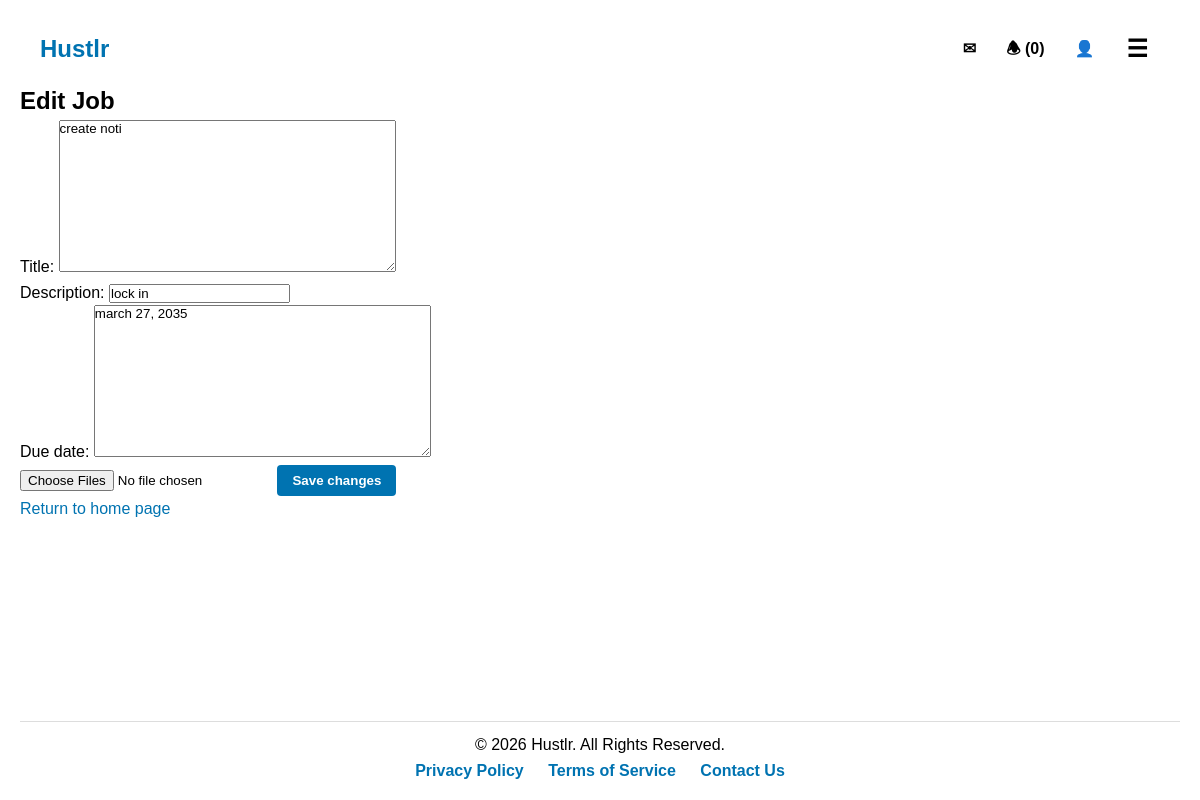
Page /job/26/edit/ (signed in) on the committed database.
### users/models.py (models this page shows, shortened)
class JobListing(models.Model):
    job_status = [
        ('OPEN', 'open'),
        ('PENDING', 'pending'),
        ('COMPLETED', 'completed'),
        ('CANCELLED', 'cancelled'),
    ]
    job_category = [
        ('landscaping','Landscaping'),
        ('cleaning','Cleaning'),
        ('garbage_removal','Garbage Removal'),
        ('automotive','Automotive'),
        ('handyman','Handyman'),
        ('other','Other'),
    ]
    category = models.CharField(max_length=50, choices=job_category, default='other')
    profile = models.ForeignKey(Profile, on_delete=models.CASCADE)
    price = models.FloatField(blank=False, default=0.0)
    title = models.TextField(max_length=20)
    description = models.CharField(max_length=800, blank=False)
    date = models.DateTimeField(auto_now_add=True)
    status = models.CharField(max_length=10, choices=job_status, default='open')
    due_date = models.TextField(max_length=20, blank=True, null=True)

### job_board/views.py (the view)
# urls.py: path('job/<int:job_id>/edit/', views.job_edit, name='job_edit'),
@login_required
def job_edit(request, job_id):
    job = get_object_or_404(JobListing, id=job_id)
    if job.profile != request.user.profile:
        return redirect('job_details')
    if request.method == 'POST':
        form = JobDetailsForm(request.POST, request.FILES, instance=job)
        images = request.FILES.getlist('images')
        total_images = job.images.count() + len(images)
        if total_images > 3:
            messages.error(request, "You can't have more than 3 images posted per job.")
            return redirect('job_details', job_id=job.id)
        elif form.is_valid():
            form.save()
            for img in images:
                JobImage.objects.create(job=job, image=img)
            messages.success(request, "Job updated successfully.")
            return redirect('job_details', job_id=job.id)
    else:
        form = JobDetailsForm(instance=job)
    return render(request, 'job_board/job_edit.html', {'form': form, 'job': job})

### job_board/forms.py (shortened to what this page needs)
class JobDetailsForm(forms.ModelForm):
    class Meta:
        model = JobListing
        fields = [
            'title',
            'description',
            'due_date',
        ]

### users/context_processors.py (called while the page is built)
def unread_messages(request):
    if request.user.is_authenticated:
        conversations = Conversation.objects.filter(
            messages__is_read=False
        ).exclude(messages__sender=request.user).distinct()
        count = conversations.count()
    else:
        count = 0
    return {'unread_count': count}

### job_board/templates/job_board/job_edit.html (shortened to what this page needs)
{% extends 'job_board/base.html' %}
{% block content %}
<h2>Edit Job</h2>
<form method="post" enctype="multipart/form-data">
    {{ form.as_p }}
    <input type="file" name="images" multiple>
    <button type="submit">Save changes</button>
</form>
<p><a href="/">Return to home page</a></p>
{% endblock %}

### static/css/styles.css (style rules this page uses)
* { margin: 0; padding: 0; box-sizing: border-box; font-family: Arial, sans-serif; }
html { scroll-behavior: smooth; scroll-padding-top: 7rem; }
body { background-color: #ffffff; color: #000000; line-height: 1.6; padding: 0 20px; padding-top: 1rem; position: relative; }
a { text-decoration: none; color: #0073b1; }
button { background-color: #0073b1; color: rgb(172, 172, 172); border: none; padding: 6px 12px; border-radius: 4px; cursor: pointer; font-weight: bold; text-decoration: none; transition: background 0.2s; }
form button, body a.button { background-color: #0073b1; color: white; border: none; padding: 6px 12px; border-radius: 4px; cursor: pointer; font-weight: bold; text-decoration: none; transition: background 0.2s; }
form button[type="submit"] { padding: 8px 15px; }

### rows in the picture
JobListing: title "create noti", description "lock in", due_date "march 27, 2035"

### other values in the picture
{{ unread_count }} "0"
